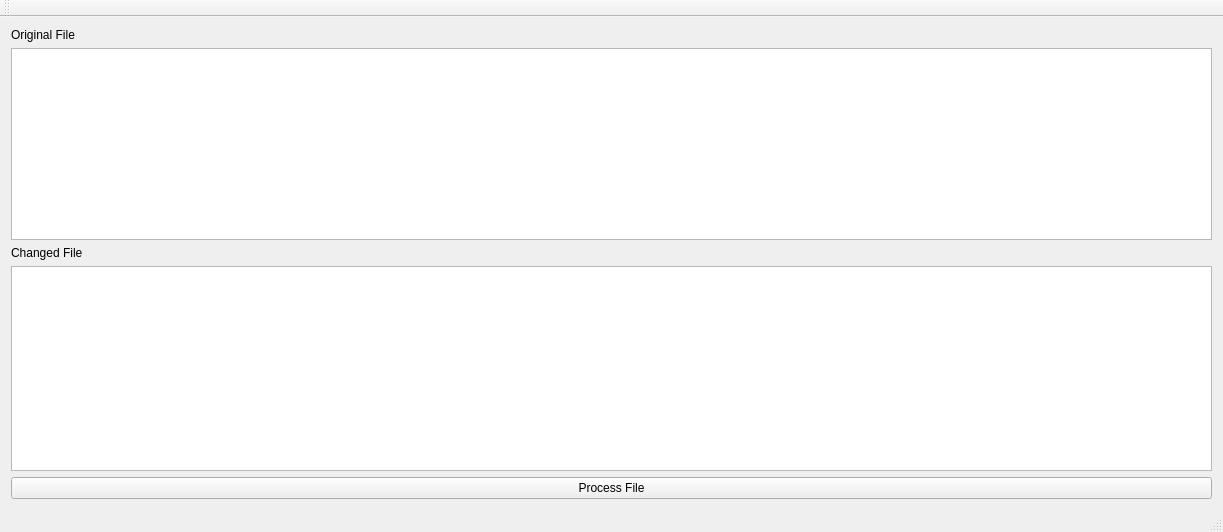
<?xml version="1.0" encoding="UTF-8"?>
<ui version="4.0">
 <class>MainWindow</class>
 <widget class="QMainWindow" name="MainWindow">
  <property name="geometry">
   <rect>
    <x>0</x>
    <y>0</y>
    <width>1223</width>
    <height>532</height>
   </rect>
  </property>
  <property name="windowTitle">
   <string>MainWindow</string>
  </property>
  <widget class="QWidget" name="centralWidget">
   <layout class="QGridLayout" name="gridLayout_2">
    <item row="0" column="0">
     <layout class="QHBoxLayout" name="horizontalLayout_4">
      <item>
       <layout class="QVBoxLayout" name="verticalLayout_5">
        <item>
         <layout class="QVBoxLayout" name="verticalLayout_2">
          <item>
           <layout class="QHBoxLayout" name="horizontalLayout"/>
          </item>
          <item>
           <layout class="QVBoxLayout" name="verticalLayout_6">
            <item>
             <layout class="QVBoxLayout" name="verticalLayout_3">
              <item>
               <layout class="QVBoxLayout" name="verticalLayout_4">
                <item>
                 <widget class="QLabel" name="label_2">
                  <property name="text">
                   <string>Original File</string>
                  </property>
                 </widget>
                </item>
                <item>
                 <widget class="QTextEdit" name="textEditOrignalText">
                  <property name="lineWrapMode">
                   <enum>QTextEdit::NoWrap</enum>
                  </property>
                  <property name="html">
                   <string>&lt;!DOCTYPE HTML PUBLIC &quot;-//W3C//DTD HTML 4.0//EN&quot; &quot;http://www.w3.org/TR/REC-html40/strict.dtd&quot;&gt;
&lt;html&gt;&lt;head&gt;&lt;meta name=&quot;qrichtext&quot; content=&quot;1&quot; /&gt;&lt;style type=&quot;text/css&quot;&gt;
p, li { white-space: pre-wrap; }
&lt;/style&gt;&lt;/head&gt;&lt;body style=&quot; font-family:'MS Shell Dlg 2'; font-size:8.25pt; font-weight:400; font-style:normal;&quot;&gt;
&lt;p style=&quot;-qt-paragraph-type:empty; margin-top:0px; margin-bottom:0px; margin-left:0px; margin-right:0px; -qt-block-indent:0; text-indent:0px;&quot;&gt;&lt;br /&gt;&lt;/p&gt;&lt;/body&gt;&lt;/html&gt;</string>
                  </property>
                 </widget>
                </item>
               </layout>
              </item>
              <item>
               <widget class="QLabel" name="label">
                <property name="text">
                 <string>Changed File</string>
                </property>
               </widget>
              </item>
              <item>
               <widget class="QTextBrowser" name="textBrowserProcessedText">
                <property name="lineWrapMode">
                 <enum>QTextEdit::NoWrap</enum>
                </property>
               </widget>
              </item>
             </layout>
            </item>
           </layout>
          </item>
          <item>
           <layout class="QHBoxLayout" name="horizontalLayout_3">
            <item>
             <widget class="QPushButton" name="buttonProcess">
              <property name="text">
               <string>Process File</string>
              </property>
             </widget>
            </item>
           </layout>
          </item>
         </layout>
        </item>
       </layout>
      </item>
     </layout>
    </item>
   </layout>
  </widget>
  <widget class="QMenuBar" name="menuBar">
   <property name="geometry">
    <rect>
     <x>0</x>
     <y>0</y>
     <width>1223</width>
     <height>21</height>
    </rect>
   </property>
  </widget>
  <widget class="QToolBar" name="mainToolBar">
   <attribute name="toolBarArea">
    <enum>TopToolBarArea</enum>
   </attribute>
   <attribute name="toolBarBreak">
    <bool>false</bool>
   </attribute>
  </widget>
  <widget class="QStatusBar" name="statusBar"/>
 </widget>
 <layoutdefault spacing="6" margin="11"/>
 <resources/>
 <connections/>
</ui>
